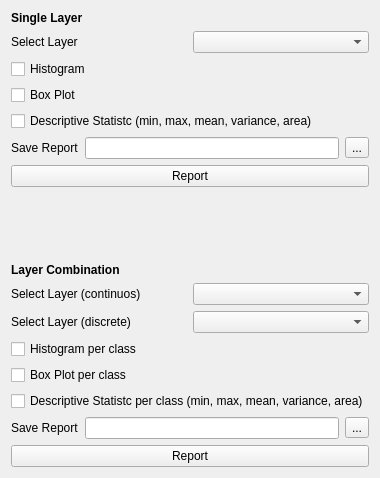
         <widget class="QWidget" name="tab_9">
          <attribute name="title">
           <string>Statistics</string>
          </attribute>
          <layout class="QGridLayout" name="gridLayout_9">
           <item row="0" column="0">
            <layout class="QGridLayout" name="gridLayout_16">
             <item row="1" column="0">
              <layout class="QHBoxLayout" name="horizontalLayout_23">
               <item>
                <widget class="QLabel" name="label_18">
                 <property name="text">
                  <string>Select Layer</string>
                 </property>
                </widget>
               </item>
               <item>
                <widget class="QgsMapLayerComboBox" name="comboBox_report">
                 <property name="currentIndex">
                  <number>-1</number>
                 </property>
                 <property name="allowEmptyLayer">
                  <bool>true</bool>
                 </property>
                </widget>
               </item>
              </layout>
             </item>
             <item row="5" column="0">
              <layout class="QHBoxLayout" name="horizontalLayout_26">
               <item>
                <widget class="QLabel" name="label_21">
                 <property name="text">
                  <string>Save Report</string>
                 </property>
                </widget>
               </item>
               <item>
                <widget class="QLineEdit" name="lineEdit_report"/>
               </item>
               <item>
                <widget class="QToolButton" name="toolButton_report">
                 <property name="text">
                  <string>...</string>
                 </property>
                </widget>
               </item>
              </layout>
             </item>
             <item row="13" column="0">
              <widget class="QCheckBox" name="checkBox_stat_combined_report">
               <property name="text">
                <string>Descriptive Statistc per class (min, max, mean, variance, area)</string>
               </property>
              </widget>
             </item>
             <item row="6" column="0">
              <widget class="QPushButton" name="pushButton_report">
               <property name="text">
                <string>Report</string>
               </property>
              </widget>
             </item>
             <item row="10" column="0">
              <layout class="QHBoxLayout" name="horizontalLayout_25">
               <item>
                <widget class="QLabel" name="label_20">
                 <property name="text">
                  <string>Select Layer (discrete)</string>
                 </property>
                </widget>
               </item>
               <item>
                <widget class="QgsMapLayerComboBox" name="comboBox_report_discrete">
                 <property name="currentIndex">
                  <number>-1</number>
                 </property>
                 <property name="allowEmptyLayer">
                  <bool>true</bool>
                 </property>
                </widget>
               </item>
              </layout>
             </item>
             <item row="11" column="0">
              <widget class="QCheckBox" name="checkBox_histo_combined_report">
               <property name="text">
                <string>Histogram per class</string>
               </property>
              </widget>
             </item>
             <item row="8" column="0">
              <widget class="QLabel" name="label_24">
               <property name="sizePolicy">
                <sizepolicy hsizetype="Fixed" vsizetype="Fixed">
                 <horstretch>0</horstretch>
                 <verstretch>0</verstretch>
                </sizepolicy>
               </property>
               <property name="font">
                <font>
                 <pointsize>9</pointsize>
                 <weight>75</weight>
                 <bold>true</bold>
                </font>
               </property>
               <property name="text">
                <string>Layer Combination</string>
               </property>
              </widget>
             </item>
             <item row="12" column="0">
              <widget class="QCheckBox" name="checkBox_boxplot_combined_report">
               <property name="text">
                <string>Box Plot per class</string>
               </property>
              </widget>
             </item>
             <item row="3" column="0">
              <widget class="QCheckBox" name="checkBox_boxplot">
               <property name="text">
                <string>Box Plot</string>
               </property>
              </widget>
             </item>
             <item row="0" column="0">
              <widget class="QLabel" name="label_23">
               <property name="sizePolicy">
                <sizepolicy hsizetype="Fixed" vsizetype="Fixed">
                 <horstretch>0</horstretch>
                 <verstretch>0</verstretch>
                </sizepolicy>
               </property>
               <property name="font">
                <font>
                 <pointsize>9</pointsize>
                 <weight>75</weight>
                 <bold>true</bold>
                </font>
               </property>
               <property name="text">
                <string>Single Layer</string>
               </property>
              </widget>
             </item>
             <item row="4" column="0">
              <widget class="QCheckBox" name="checkBox_statistic">
               <property name="text">
                <string>Descriptive Statistc (min, max, mean, variance, area)</string>
               </property>
              </widget>
             </item>
             <item row="14" column="0">
              <layout class="QHBoxLayout" name="horizontalLayout_27">
               <item>
                <widget class="QLabel" name="label_22">
                 <property name="text">
                  <string>Save Report</string>
                 </property>
                </widget>
               </item>
               <item>
                <widget class="QLineEdit" name="lineEdit_combined_report"/>
               </item>
               <item>
                <widget class="QToolButton" name="toolButton_combined_report">
                 <property name="text">
                  <string>...</string>
                 </property>
                </widget>
               </item>
              </layout>
             </item>
             <item row="7" column="0">
              <spacer name="verticalSpacer_5">
               <property name="orientation">
                <enum>Qt::Vertical</enum>
               </property>
               <property name="sizeType">
                <enum>QSizePolicy::Ignored</enum>
               </property>
               <property name="sizeHint" stdset="0">
                <size>
                 <width>20</width>
                 <height>70</height>
                </size>
               </property>
              </spacer>
             </item>
             <item row="2" column="0">
              <widget class="QCheckBox" name="checkBox_histogram">
               <property name="text">
                <string>Histogram</string>
               </property>
              </widget>
             </item>
             <item row="15" column="0">
              <widget class="QPushButton" name="pushButton_combined_report">
               <property name="text">
                <string>Report</string>
               </property>
              </widget>
             </item>
             <item row="9" column="0">
              <layout class="QHBoxLayout" name="horizontalLayout_24">
               <item>
                <widget class="QLabel" name="label_19">
                 <property name="text">
                  <string>Select Layer (continuos)</string>
                 </property>
                </widget>
               </item>
               <item>
                <widget class="QgsMapLayerComboBox" name="comboBox_report_continuos">
                 <property name="currentIndex">
                  <number>-1</number>
                 </property>
                 <property name="allowEmptyLayer">
                  <bool>true</bool>
                 </property>
                </widget>
               </item>
              </layout>
             </item>
            </layout>
           </item>
          </layout>
         </widget>
